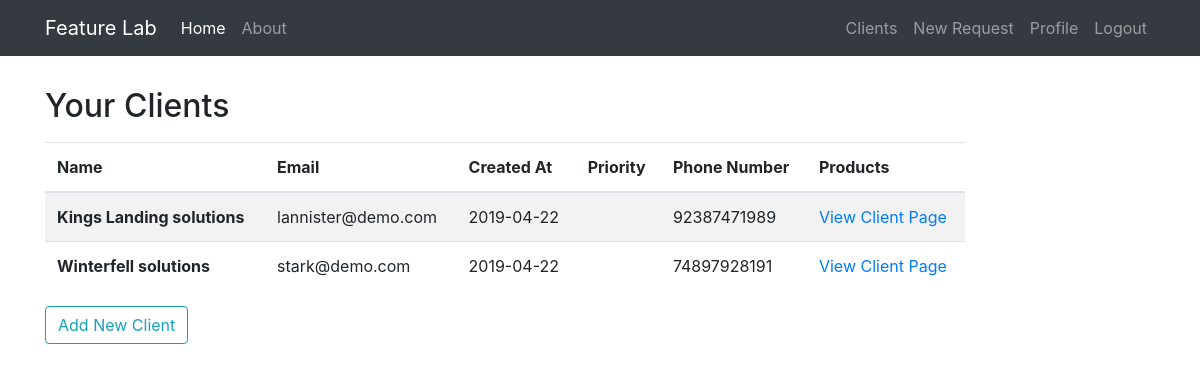
The app's page /clients (signed in), older data.
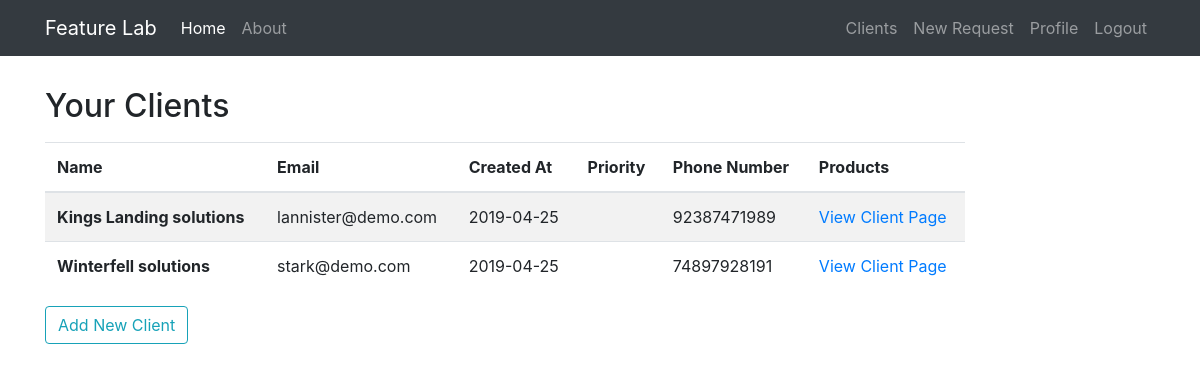
The same page, newer data.
### feature_lab/models.py (models this page shows, shortened)
class Client(db.Model):
    id = db.Column(db.Integer, primary_key=True)
    name = db.Column(db.String(20), unique=True, nullable=False)
    email = db.Column(db.String(120), unique=True, nullable=False)
    bio = db.Column(db.Text(), nullable=False)
    phone_number = db.Column(db.String())
    created_at = db.Column(db.DateTime, nullable=False, default=datetime.utcnow)
    products = db.relationship('Product', backref='owner', lazy=True)
    user_id = db.Column(db.Integer, db.ForeignKey('user.id'), nullable=False)

### feature_lab/clients/routes.py (the view)
@clients.route('/clients')
@login_required
def clients_list(): # clients list page
    all_clients = Client.query.filter_by(user_id=current_user.id).all()
    return render_template('clients.html', clients=all_clients)

### feature_lab/models.py (called while the page is built)
@login_manager.user_loader
def load_user(user_id):
    return User.query.get(int(user_id))

### feature_lab/templates/clients.html
{% extends 'layout.html' %}
{% block content %}
    <h2 class="mb-3">Your Clients</h2>
    {% if clients %}
        <table class="table table-striped">
          <thead>
            <tr>
                <th scope="col">Name</th>
                <th scope="col">Email</th>
                <th scope="col">Created At</th>
                <th scope="col">Priority</th>
                <th scope="col">Phone Number</th>
                <th scope="col">Products</th>
            </tr>
          </thead>
            <tbody>
            {% for client in clients %}
                <tr>
                    <th scope="row">{{client.name}}</th>
                    <td>{{client.email}}</td>
                    <td>{{client.created_at.strftime('%Y-%m-%d')}}</td>
                    <td>{{client.priority}}</td>
                    <td>{{client.phone_number}}</td>
                    <td><a href="/client/{{client.id}}">View Client Page</a></td>
                </tr>
            {% endfor %}
          </tbody>
        </table>
    {% else %}
        <div class="container">
            <p class="text-secondary mb-4">You don't have any clients yet.</p>
        </div>
    {% endif %}
    <button type="button" class="btn btn-outline-info" onclick="window.location='/create_client'">Add New Client</button>
{% endblock content %}

Row changes from the older to the newer data that the page shows:
changed Client "Kings Landing solutions": created_at "2019-04-22" → "2019-04-25"
changed Client "Winterfell solutions": created_at "2019-04-22" → "2019-04-25"
